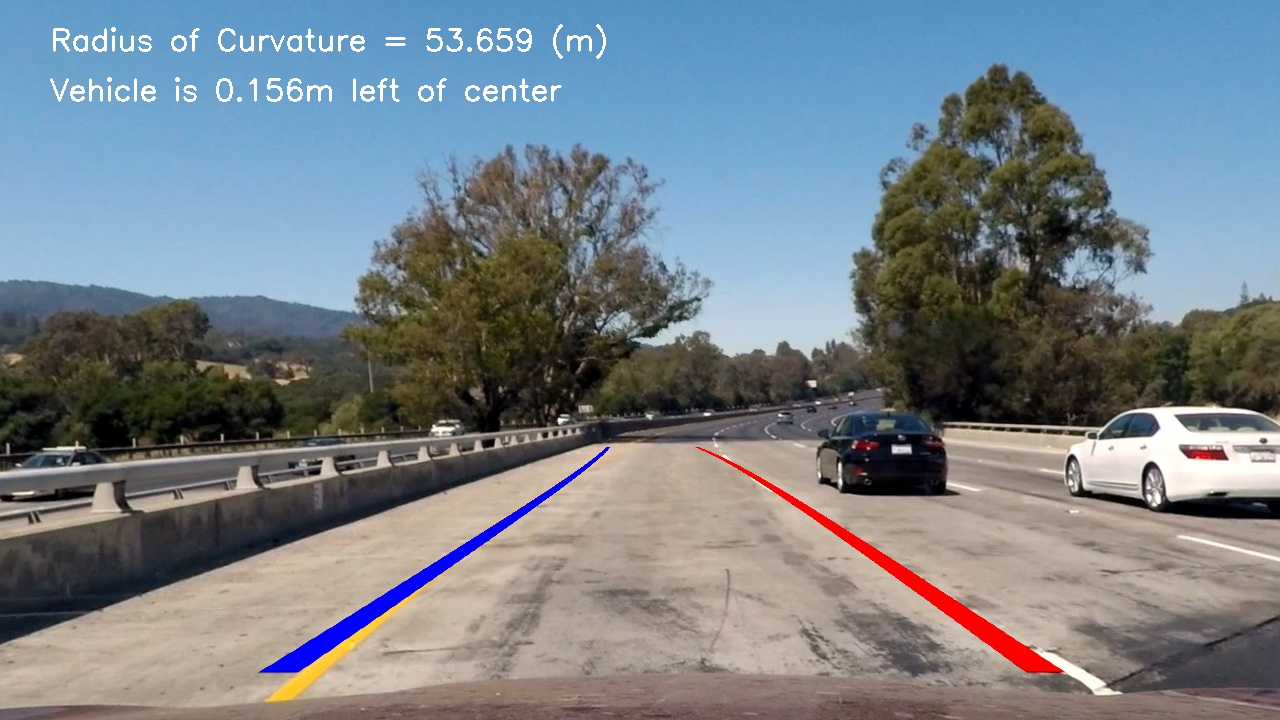
#> input picture test_images/tracked/tracked0.jpg, 1280 x 720 px
$ python -i image_process2.py   (imports and definitions only)   (older library calls are emulated)
#> lines starting #> are read from the running program, lines starting #| are printed output that depends on the picture
# -*- coding: utf-8 -*-

import numpy as np
import cv2
import matplotlib.pyplot as plt
import matplotlib.image as mpimg
import pickle
import glob
from tracker import tracker

# images = glob.glob('./test_images/test*jpg')
# [1 line not run here, left out]
# [1 line that did not run here, left out]
# [1 line that did not run here, left out]

# abs_sobel_thresh - applies Sobel x or y,
# then takes an absolute value and applies a threshold.
# Note: calling your function with orient='x', thresh_min=5, thresh_max=100
# should produce output like the example image shown above this quiz.
def abs_sobel_thresh(img, orient='x', sobel_kernel=3, thresh=(0,255)):

    # Apply the following steps to img
    # 1) Convert to grayscale
#> called with orient = 'x', sobel_kernel = 3, thresh = (0, 255)
    gray = cv2.cvtColor(img, cv2.COLOR_RGB2GRAY)
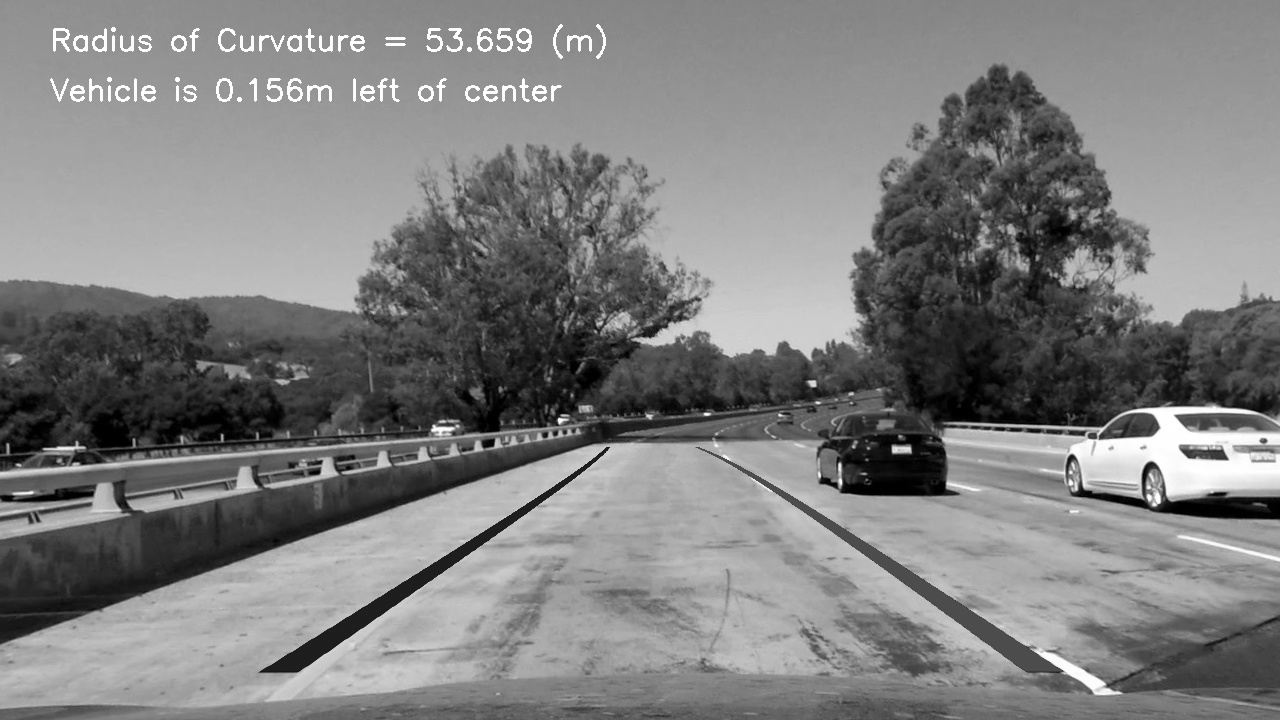
#> gray: shape (720, 1280); min 0, max 255, mean 126.8
    # 2) Take the derivative in x or y given orient = 'x' or 'y'
    if orient == 'x':
        # x deriv
        sobel = cv2.Sobel(gray, cv2.CV_64F, 1, 0)
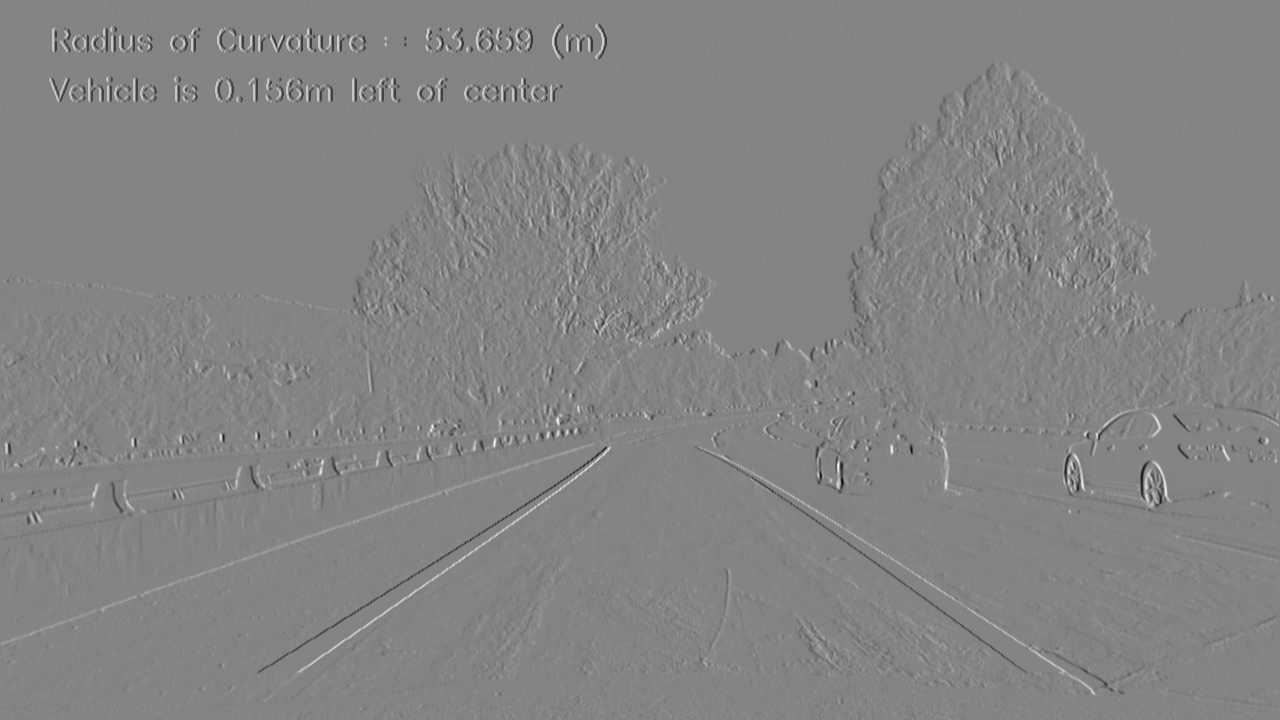
#> sobel: shape (720, 1280) float64; min -817, max 760, mean 0.1; drawn with min black and max white
    if orient == 'y':
        # y deriv
        sobel = cv2.Sobel(gray, cv2.CV_64F, 0, 1)
    # 3) Take the absolute value of the derivative or gradient
    abs_sobel = np.absolute(sobel)
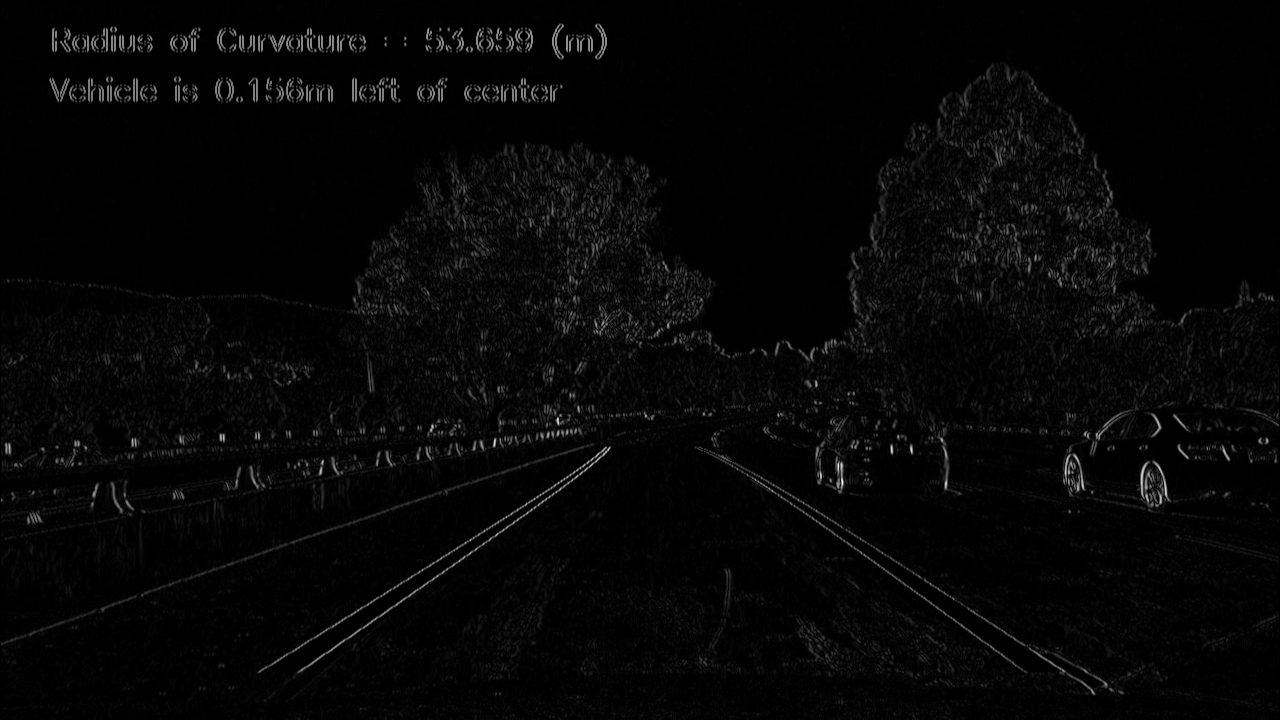
#> abs_sobel: shape (720, 1280) float64; min 0, max 817, mean 21.5; drawn with min black and max white
    # 4) Scale to 8-bit (0 - 255) then convert to type = np.uint8
    scaled_sobel = np.uint8(255*abs_sobel/np.max(abs_sobel))
    # 5) Create a mask of 1's where the scaled gradient magnitude
    #   is > thresh_min and < thresh_max
    binary_output = np.zeros_like(scaled_sobel)
    binary_output[(scaled_sobel >= thresh[0]) & (scaled_sobel <= thresh[1])] = 1
    # 6) Return this mask as your binary_output image
    return binary_output

# mag_thresh - applies Sobel x and y,
# then computes the magnitude of the gradient
# and applies a threshold
# [49 lines left out: functions mag_thresh, dir_threshold, color_threshold, window_mask, not called in this run]

images = glob.glob('./test_images/test*jpg')


# [118 lines not run here, left out]


>>> import cv2
>>> picture = cv2.cvtColor(cv2.imread('test_images/tracked/tracked0.jpg'), cv2.COLOR_BGR2RGB)
>>> result = abs_sobel_thresh(picture)
#> result: shape (720, 1280); every value is 1

$ run again, on test_images/tracked/tracked4.jpg
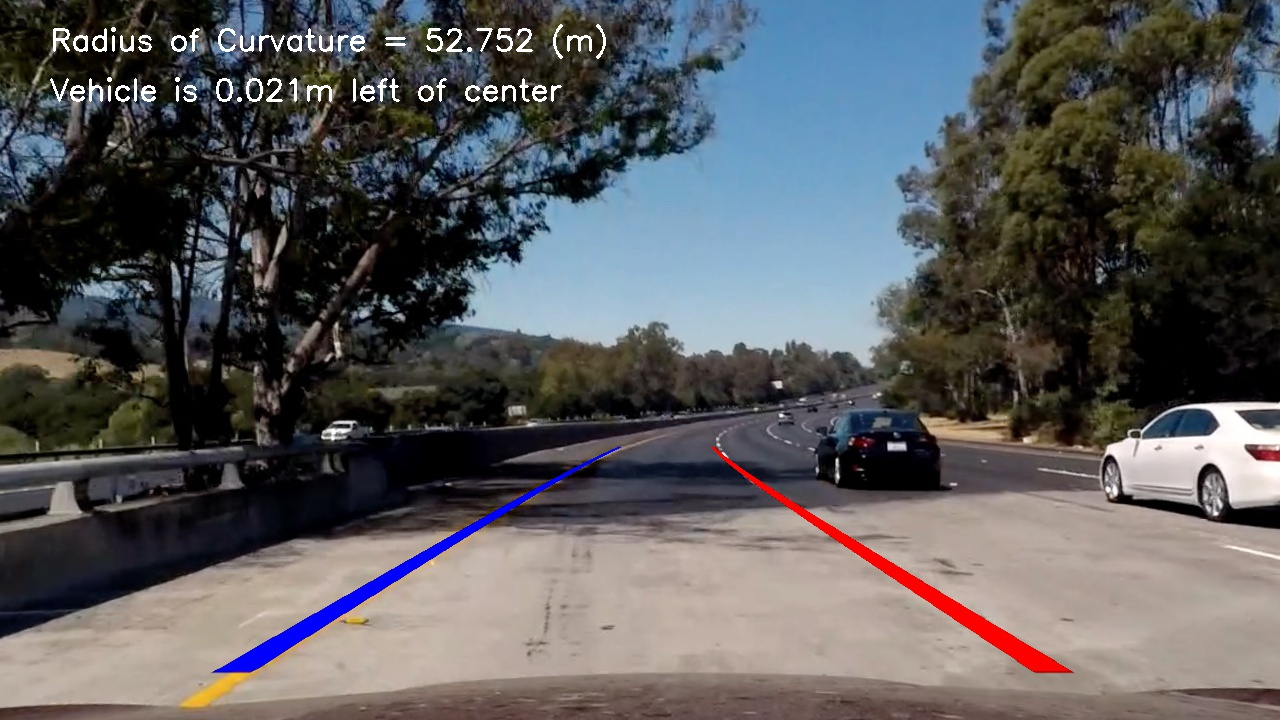
#> input picture test_images/tracked/tracked4.jpg, 1280 x 720 px
#> in abs_sobel_thresh, `sobel = cv2.Sobel(gray, cv2.CV_64F, 1, 0)`:
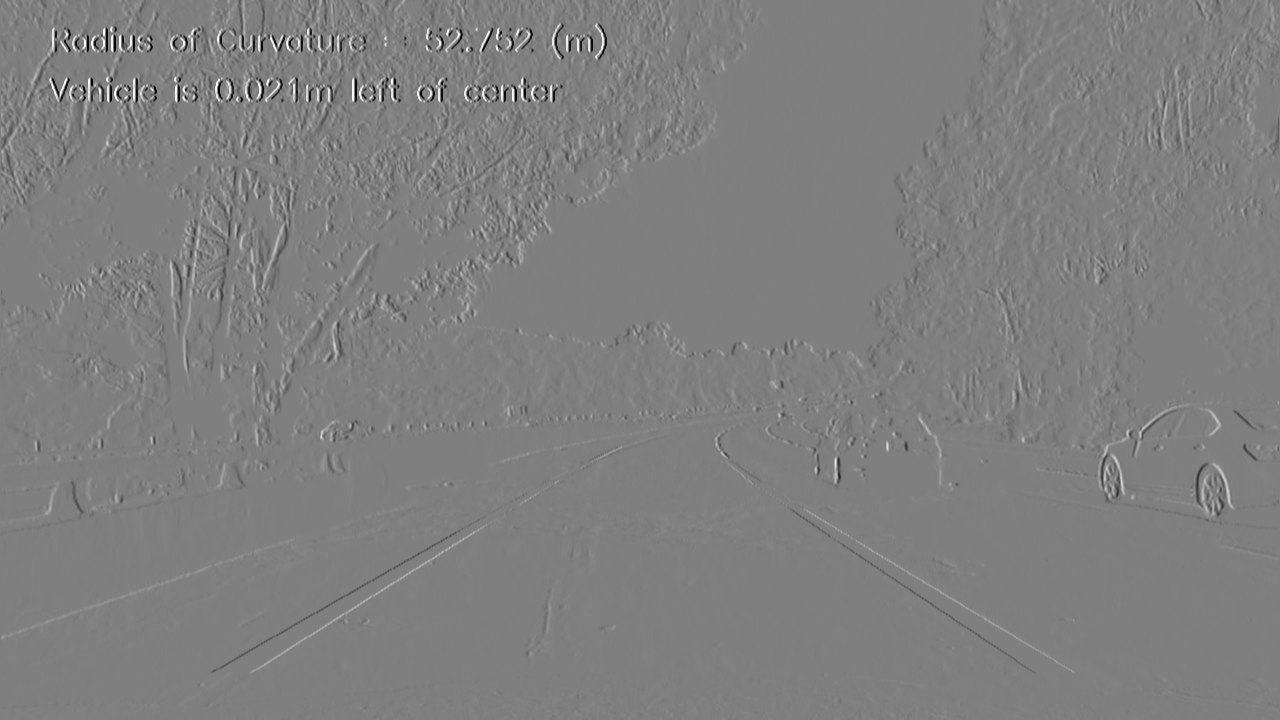
#> sobel: shape (720, 1280) float64; min -1018, max 1015, mean 0.2; drawn with min black and max white
#> in abs_sobel_thresh, `abs_sobel = np.absolute(sobel)`:
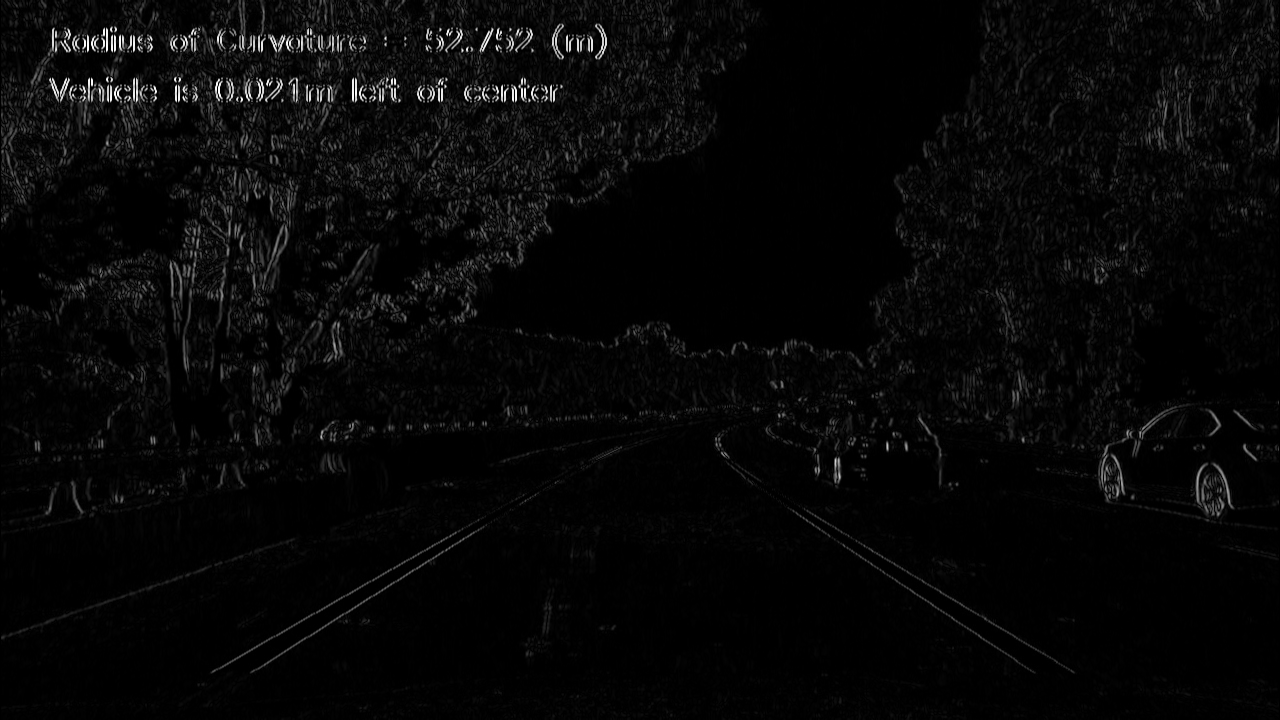
#> abs_sobel: shape (720, 1280) float64; min 0, max 1018, mean 30.6; drawn with min black and max white
#> result: shape (720, 1280); every value is 1

$ run again, on test_images/tracked/tracked5.jpg
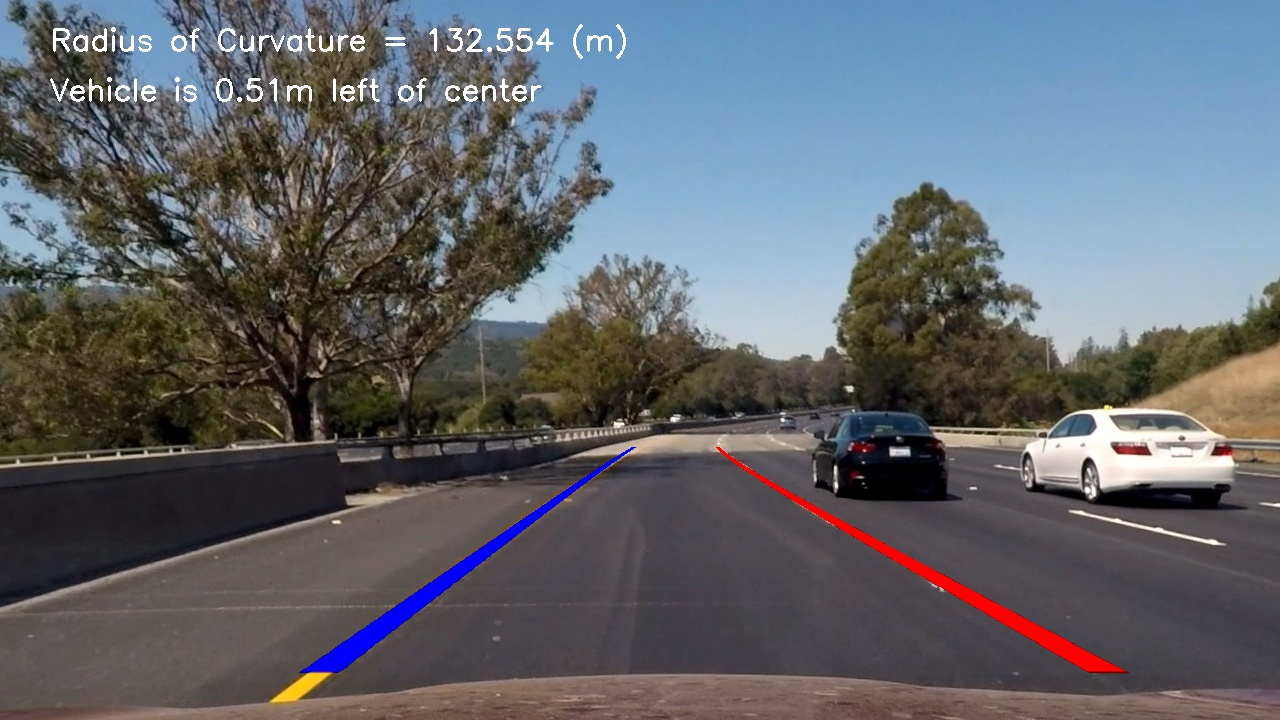
#> input picture test_images/tracked/tracked5.jpg, 1280 x 720 px
#> in abs_sobel_thresh, `sobel = cv2.Sobel(gray, cv2.CV_64F, 1, 0)`:
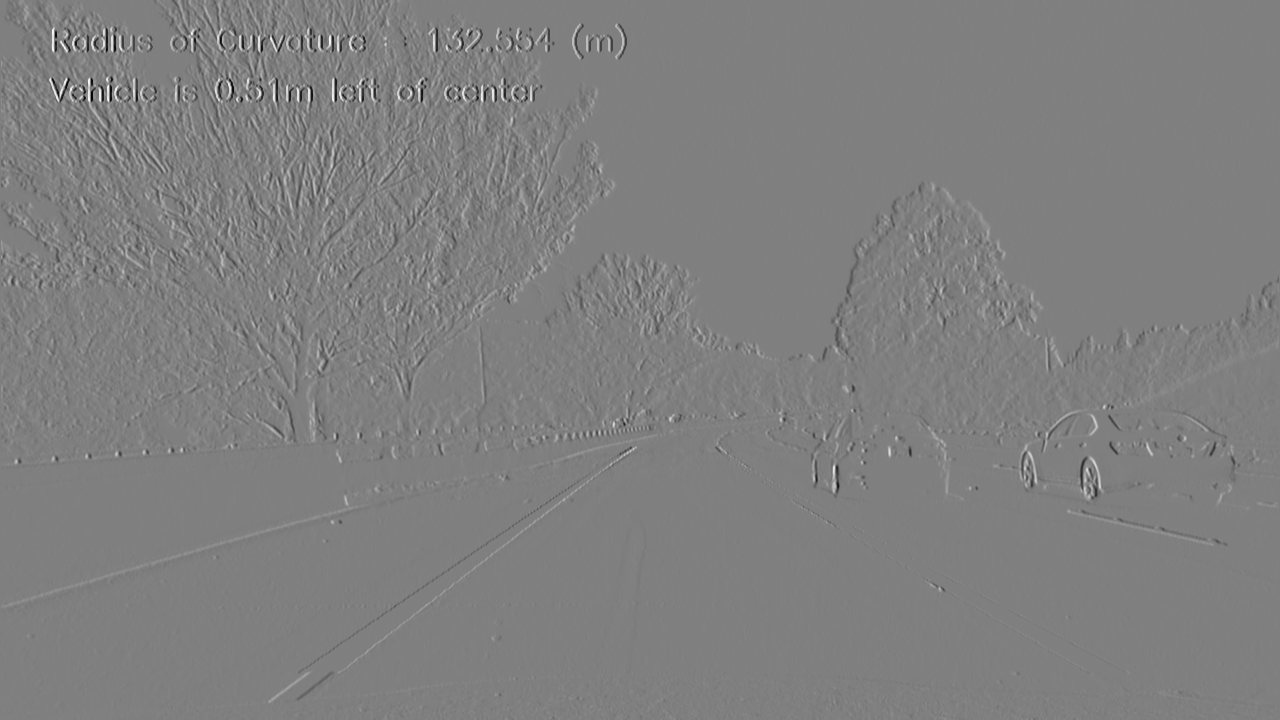
#> sobel: shape (720, 1280) float64; min -948, max 944, mean 0.2; drawn with min black and max white
#> in abs_sobel_thresh, `abs_sobel = np.absolute(sobel)`:
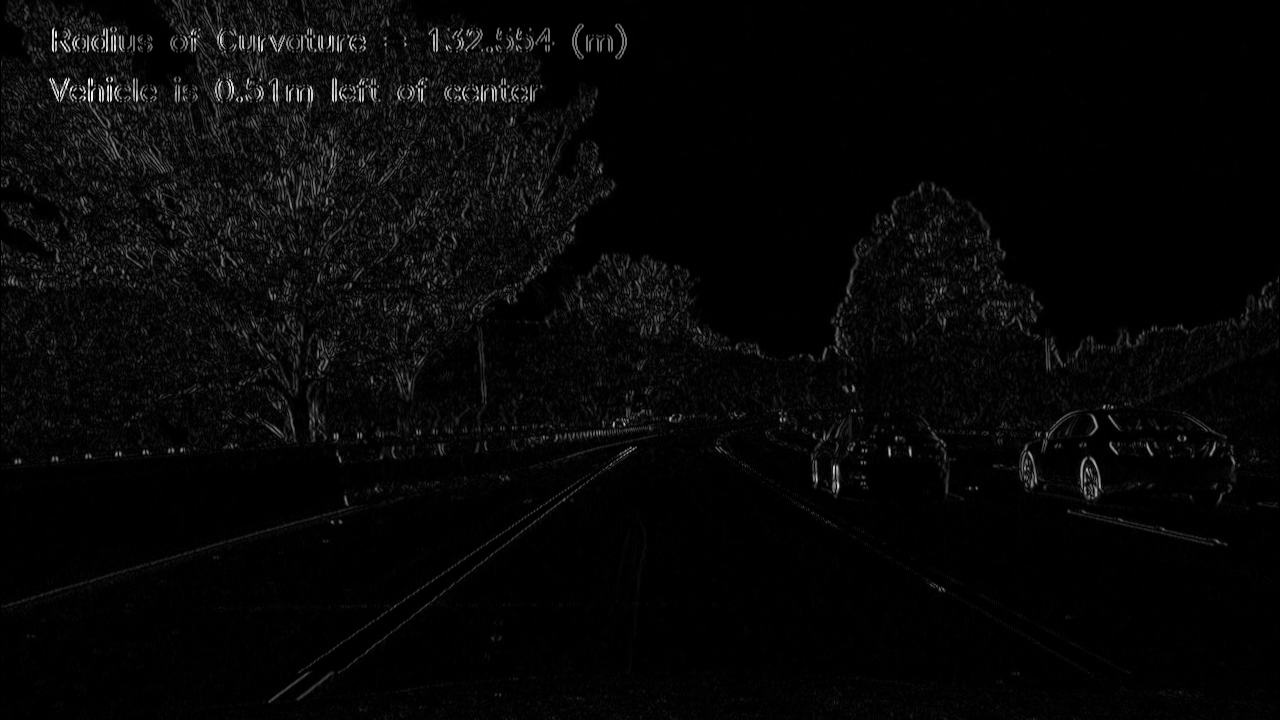
#> abs_sobel: shape (720, 1280) float64; min 0, max 948, mean 27.4; drawn with min black and max white
#> result: shape (720, 1280); every value is 1
